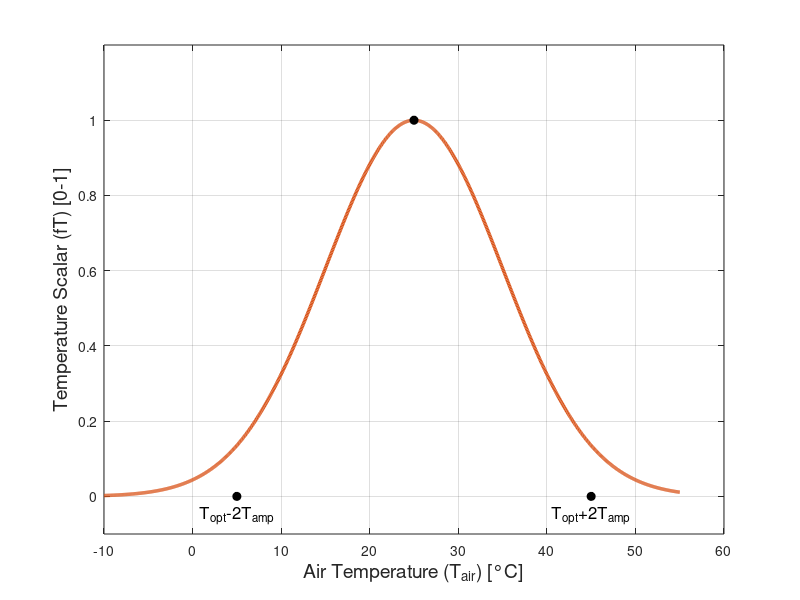

The MATLAB source for this figure:
% Visualize fT
% Define Cardinal Temperatures
Topt = 25;  % Optimal temperature (where fT = 1)
Tamplitude = 10;  % Re-scaled width parameter for a proper curve (Sigma)
Tair = linspace(-10, 55, 1000); 

% The critical change: Adding the negative sign inside the exp()
fTemp  = exp(-((Tair - Topt).^2) / (2 * Tamplitude^2));

% Apply the clipping (forcing to zero outside the window)
% fT(Tair <= Tmin_limit | Tair >= Tmax_limit) = 0;

% Visualization
figure('Color', 'w', 'Name', 'Temperature Response Function');
plot(Tair, fTemp, 'LineWidth', 2.5, 'Color', [0.85 0.33 0.1]);
grid on;    hold on;

% Add markers for cardinal points
plot([Topt-2*Tamplitude Topt Topt+2*Tamplitude], [0 1 0], 'ko', 'MarkerFaceColor', 'k');
text(Topt-2*Tamplitude, -0.05, 'T_{opt}-2T_{amp}', 'FontSize', 12, 'HorizontalAlignment', 'center');
text(Topt+2*Tamplitude, -0.05, 'T_{opt}+2T_{amp}', 'FontSize', 12, 'HorizontalAlignment', 'center');
% text(Tmax, -0.05, 'T_{max}', 'FontSize', 12, 'HorizontalAlignment', 'center');

xlabel('Air Temperature (T_{air}) [°C]', 'FontSize', 14);
ylabel('Temperature Scalar (fT) [0-1]', 'FontSize', 14);
% title('Temperature Response in LUE Model (fT)', 'FontSize', 14);
ylim([-0.1 1.2]);
